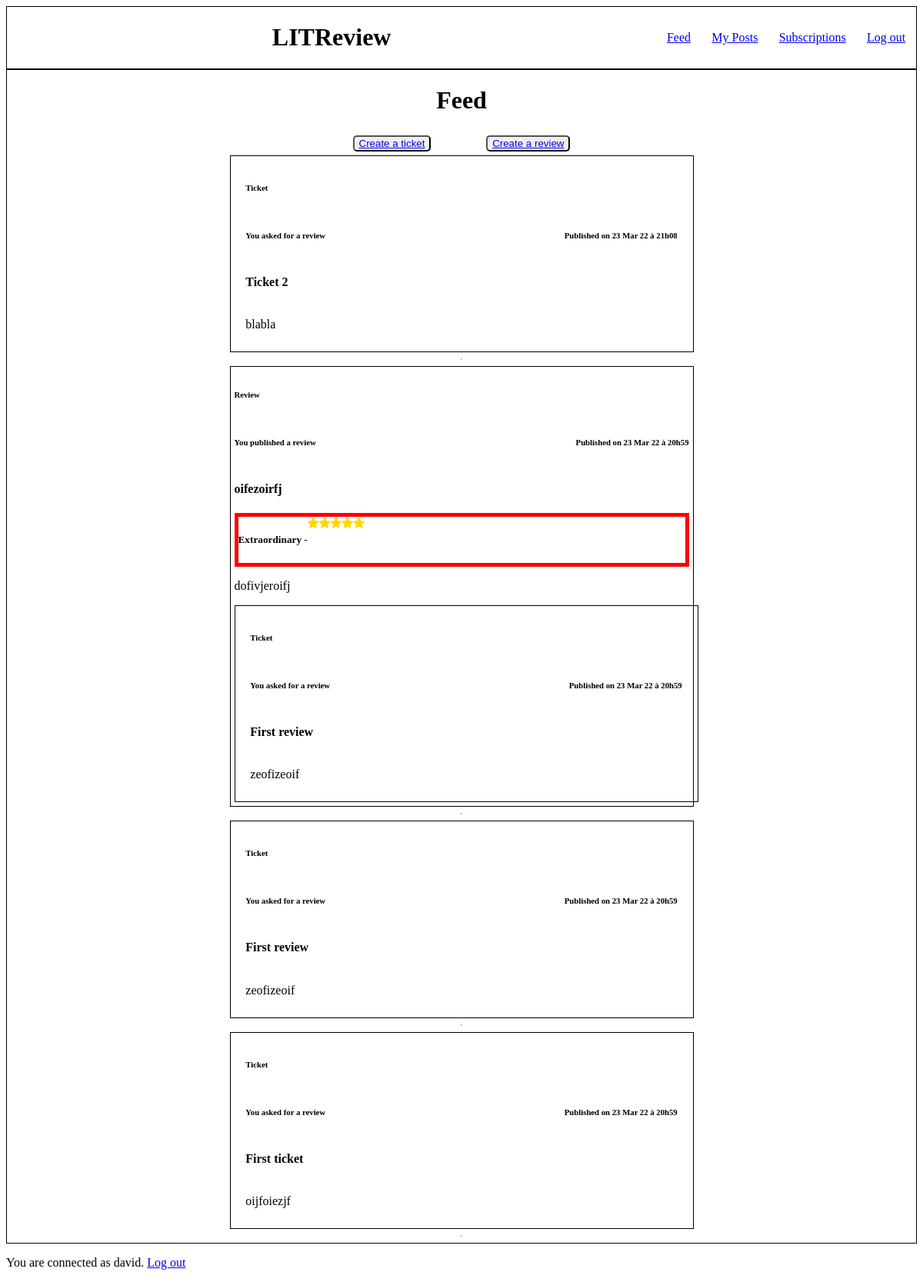
/home_page/ (signed in), run on an earlier commit of the app's database.
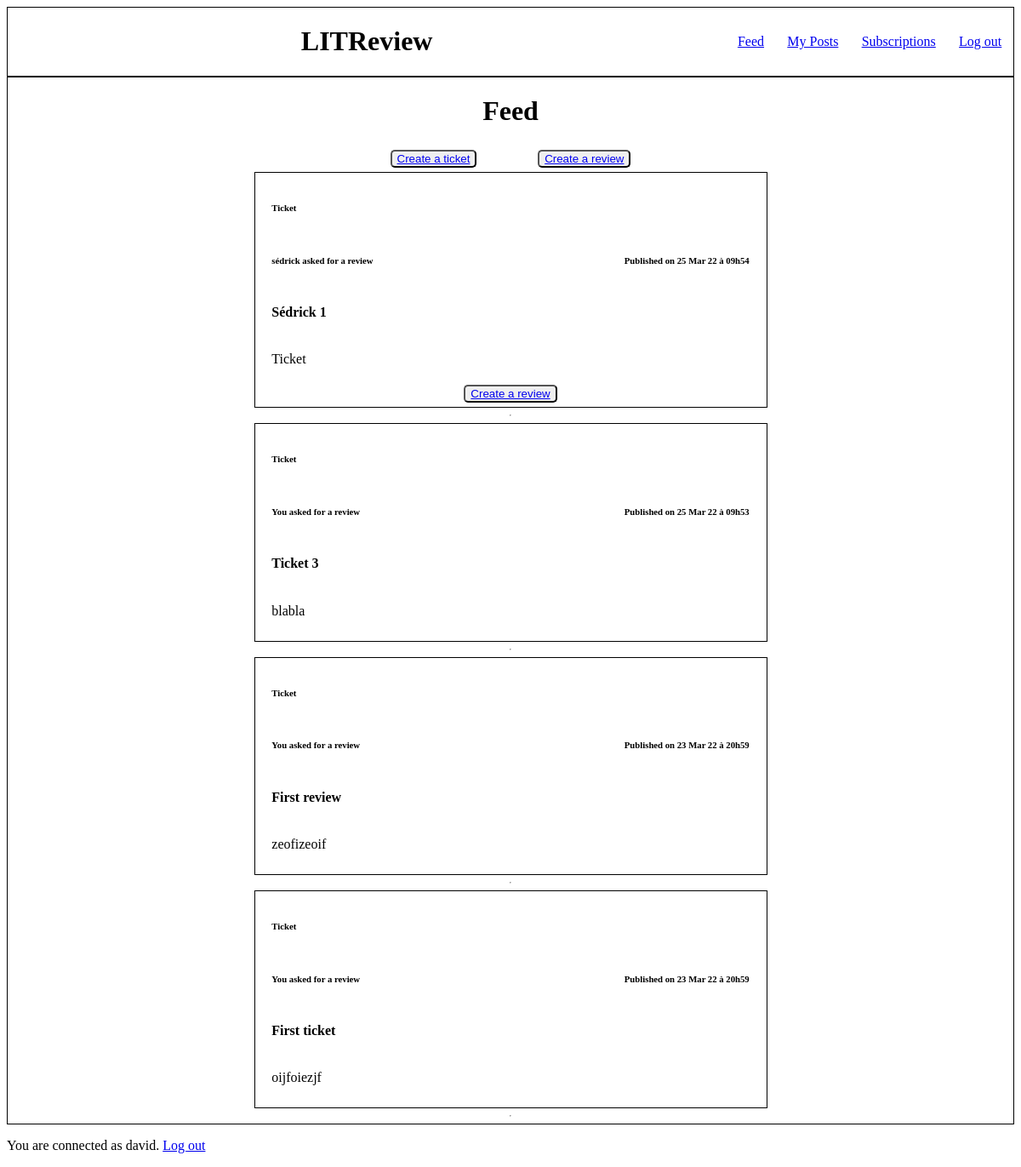
And on a later commit of the database.
### feedapp/models.py (models this page shows, shortened)
class Ticket(models.Model):
    title = models.CharField(max_length=128)
    description = models.CharField(max_length=2048, blank=True)
    user = models.ForeignKey(settings.AUTH_USER_MODEL, on_delete=models.CASCADE)
    image = models.ImageField(null=True, blank=True)
    time_created = models.DateTimeField(auto_now_add=True)
    IMAGE_MAX_SIZE = (100, 100)

class Review(models.Model):
    ticket = models.ForeignKey(to=Ticket, null=True, on_delete=models.CASCADE)
    rating = models.PositiveSmallIntegerField(validators=[MinValueValidator(0), MaxValueValidator(5)])
    user = models.ForeignKey(settings.AUTH_USER_MODEL, on_delete=models.CASCADE)
    headline = models.CharField(max_length=128)
    body = models.TextField(max_length=8192)
    time_created = models.DateTimeField(auto_now_add=True)

### authentication/models.py (models this page shows)
class User(AbstractUser):
    username = models.CharField(max_length=20, unique=True)
    USERNAME_FIELD = 'username'

### feedapp/views.py (the view)
# urls.py: path('home_page/', home_page, name='home_page'),
@login_required
def home_page(request):
    follower = models.UserFollows.objects.filter(user=request.user).values('followed_user')
    tickets = models.Ticket.objects.filter(Q(user=request.user) | Q(user__in=follower))
    reviews = models.Review.objects.filter(Q(user=request.user) | Q(user__in=follower) |
                                           Q(ticket__in=tickets))
    tickets = tickets.annotate(content_type=Value('TICKET', CharField()))
    reviews = reviews.annotate(content_type=Value('REVIEW', CharField()))
    posts = sorted(chain(tickets, reviews), key=lambda post: post.time_created, reverse=True)
    return render(request, 'feedapp/home_page.html', context={'posts': posts})

### feedapp/templatetags/feedapp_extras.py (called while the page is built)
@register.filter
def ticket_has_review(value):
    test_existing_reviews = False
    review = models.Review.objects.filter(ticket=value)
    if review:
        test_existing_reviews = True
    return test_existing_reviews

@register.filter
def get_posted_at_display(posted_at):
    seconds_ago = (timezone.now() - posted_at).total_seconds()
    if seconds_ago <= HOUR:
        return f'Published {int(seconds_ago // MINUTE)} minutes ago.'
    elif seconds_ago <= DAY:
        return f'Published {int(seconds_ago // HOUR)} hours ago.'
    return f'Published on {posted_at.strftime("%d %b %y à %Hh%M")}'

@register.simple_tag(takes_context=True)
def get_poster_display(context, user):
    if user == context['user']:
        return 'You'
    return user.username

### feedapp/templates/feedapp/home_page.html
{% extends 'base.html' %}
{% load static %}
{% load feedapp_extras %}
    {% block content %}
    <div class="main_content">
        <h1>Feed</h1>
            <div class="main_content_buttons">
                <button type="button" class="button_review_ticket"><a href="{% url 'create_ticket' %}">Create a ticket</a></button>
                <button type="button" class="button_review_ticket"><a href="{% url 'create_review' %}">Create a review</a></button>
            </div>
            {% for post in posts %}
                {% if post.content_type == 'TICKET' %}
                <div class="ticket_area">
                    {% include 'feedapp/partials/ticket_snippet.html' with ticket=post %}
                            {% if post|ticket_has_review == False and post.user != user %}
                                <button type="button" class="button_review_ticket"><a href="{% url 'answer_ticket' post.id %}">Create a review</a></button>
                            {% endif %}
                </div>
                {% elif post.content_type == 'REVIEW' %}
                    {% include 'feedapp/partials/review_snippet.html' with review=post %}
                {% endif %}
                <hr>
            {% endfor %}
    </div>
    {% endblock content %}

### templates/base.html (shortened to what this page needs)
<!DOCTYPE html>
<html lang="en">
<head>
    {% load static %}
    <link rel="stylesheet" href="{% static 'style.css' %}">
    <link rel="stylesheet" href="https://cdnjs.cloudflare.com/ajax/libs/font-awesome/4.7.0/css/font-awesome.min.css">
</head>
<body>
    <header>
        <div class="header_h1"><h1>LITReview</h1></div>
      <nav>
          <a href="{% url 'home_page' %}">Feed</a>
          <a href="{% url 'my_posts_page' %}">My Posts</a>
          <a href="{% url 'subscription_page' %}">Subscriptions</a>
          {% if user.is_authenticated %}
            <a href="{% url 'logout_page' %}">Log out</a>
          {% endif %}
      </nav>
    </header>
  {% block content %} {% endblock content %}
  {% if user.is_authenticated %}
    <p>You are connected as {{ user }}. <a href="{% url 'logout_page' %}">Log out</a></p>
  {% endif %}
</body>
</html>

### feedapp/templates/feedapp/partials/ticket_snippet.html (shortened to what this page needs)
{% load static %}
{% load feedapp_extras %}
<div class="ticket">
    <h6>Ticket</h6>
    <div class="ticket_info">
        <h6>{% get_poster_display ticket.user %} asked for a review</h6>
        <h6>{{ ticket.time_created|get_posted_at_display }}</h6>
    </div>
    <h4>{{ ticket.title }}</h4>
    <p>{{ ticket.description }}</p>
</div>

### feedapp/templates/feedapp/partials/review_snippet.html (shortened to what this page needs)
{% load static %}
{% load feedapp_extras %}
<div class="review">
    <h6>Review</h6>
    <div class="review_info">
        <h6>{% get_poster_display review.user%} published a review</h6>
        <h6>{{ review.time_created|get_posted_at_display }}</h6>
    </div>
    <h4>{{ review.headline }}</h4>
    <div class="review_rating">
        {% if review.rating == 5 %}
            <h5>Extraordinary - </h5>
            <i class="fa fa-star checked"></i>
            <i class="fa fa-star checked"></i>
            <i class="fa fa-star checked"></i>
            <i class="fa fa-star checked"></i>
            <i class="fa fa-star checked"></i>
        {% endif %}
    </div>
    <p>{{ review.body }}</p>
    <div class="ticket_area">
        {% if review.ticket %}
            {% include 'feedapp/partials/ticket_snippet.html' with ticket=review.ticket %}
        {% endif %}
    </div>
</div>

### static/style.css (style rules this page uses)
header { border: 1px black solid; display: flex; justify-content: center; }
header nav { display: flex; flex: 0.4; justify-content: space-around; align-items: center; text-decoration: none; }
header .header_h1 { flex: 1; display: flex; justify-content: center; align-items: center; }
.main_content { border: 1px black solid; display: flex; flex-direction: column; justify-content: center; align-items: center; }
.main_content h1 { text-align: center; }
.main_content button { border-radius: 5px; }
.main_content .main_content_buttons { display: flex; justify-content: space-around; align-items: center; width: 30%; padding: 5px; }
.main_content .ticket_area { width: 50%; display: flex; flex-direction: column; align-items: center; border: 1px black solid; padding: 5px; }
.ticket { display: flex; flex-direction: column; width: 95%; padding: 5px; }
.ticket .ticket_info { display: flex; justify-content: space-between; }

What changed in the data, as far as the page shows it:
removed Ticket: user "You", time_created|get_posted_at_display "Published on 23 Mar 22 à 21h08", title "Ticket 2", description "blabla"
removed Review: user "You", time_created|get_posted_at_display "Published on 23 Mar 22 à 20h59", headline "oifezoirfj", rating "Extraordinary -", body "dofivjeroifj", Ticket.user "You", {{ ticket.time_created|get_posted_at_display }} "Published on 23 Mar 22 à 20h59", {{ ticket.title }} "First review", {{ ticket.description }} "zeofizeoif"
added Ticket: user.username "sédrick", time_created|get_posted_at_display "Published on 25 Mar 22 à 09h54", title "Sédrick 1", description "Ticket", shows "Create a review"
added Ticket: user "You", time_created|get_posted_at_display "Published on 25 Mar 22 à 09h53", title "Ticket 3", description "blabla"
